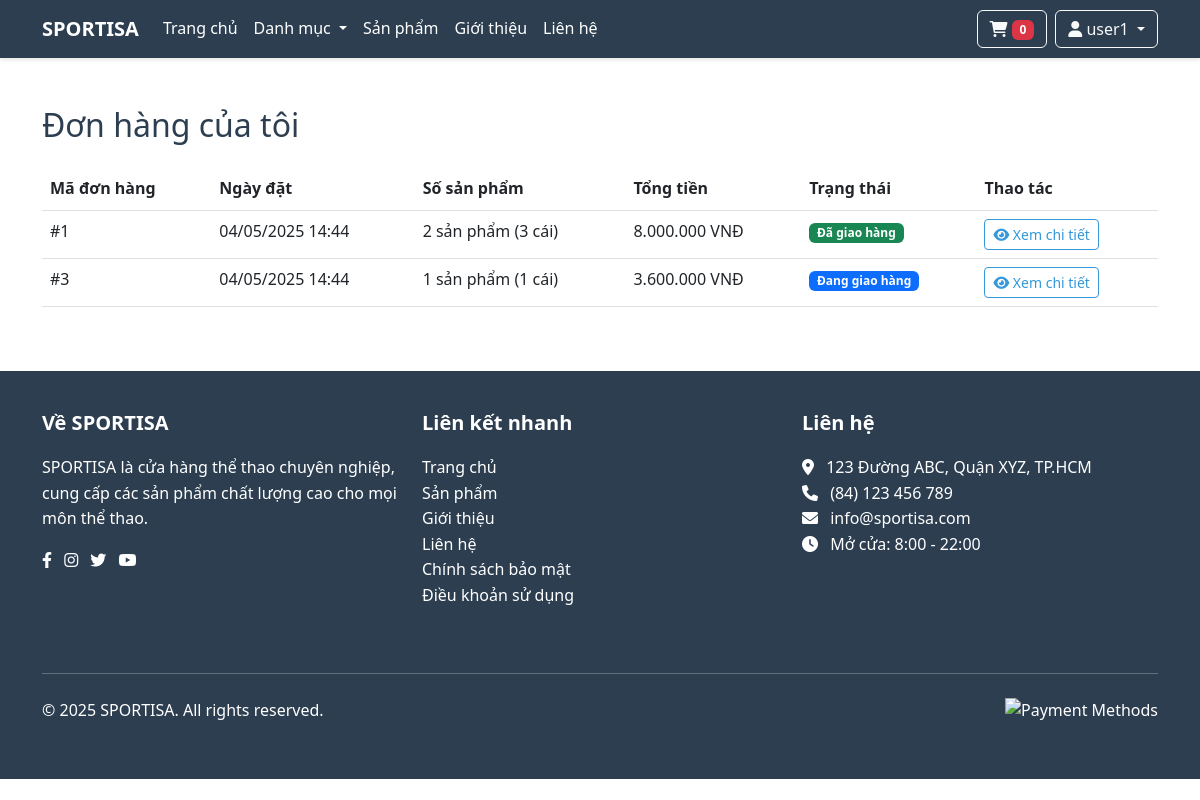
Page /orders.php (signed in) on the committed database.
### tables this page shows
CREATE TABLE orders (
    id INT PRIMARY KEY AUTO_INCREMENT,
    user_id INT NOT NULL,
    total_amount DECIMAL(10,2) NOT NULL,
    shipping_address TEXT NOT NULL,
    shipping_phone VARCHAR(20) NOT NULL,
    shipping_name VARCHAR(100) NOT NULL,
    payment_method ENUM('cod', 'bank_transfer', 'credit_card') NOT NULL,
    status ENUM('pending', 'processing', 'shipped', 'delivered', 'cancelled') DEFAULT 'pending',
    notes TEXT,
    created_at TIMESTAMP DEFAULT CURRENT_TIMESTAMP,
    updated_at TIMESTAMP DEFAULT CURRENT_TIMESTAMP ON UPDATE CURRENT_TIMESTAMP,
    FOREIGN KEY (user_id) REFERENCES users(id)
);

### orders.php (the view, shortened to what this page needs)
<?php
include 'config/database.php';
$query = "SELECT o.*,
          (SELECT COUNT(*) FROM order_items WHERE order_id = o.id) as item_count,
          (SELECT SUM(quantity) FROM order_items WHERE order_id = o.id) as total_quantity
          FROM orders o
          WHERE o.user_id = ?
          ORDER BY o.created_at DESC";
$stmt = $conn->prepare($query);
$stmt->execute([$_SESSION['user_id']]);
$orders = $stmt->fetchAll(PDO::FETCH_ASSOC);
?>
<!DOCTYPE html>
<html lang="vi">
<head>
    <link href="https://cdn.jsdelivr.net/npm/bootstrap@5.3.0/dist/css/bootstrap.min.css" rel="stylesheet">
    <link href="https://cdnjs.cloudflare.com/ajax/libs/font-awesome/6.0.0/css/all.min.css" rel="stylesheet">
    <link href="css/style.css" rel="stylesheet">
</head>
<body>
    <?php include 'includes/header.php'; ?>
    <div class="container py-5">
        <h2 class="mb-4">Đơn hàng của tôi</h2>
        <?php if (empty($orders)): ?>
            <div class="alert alert-info">
                Bạn chưa có đơn hàng nào. <a href="index.php">Tiếp tục mua sắm</a>
            </div>
        <?php else: ?>
            <div class="table-responsive">
                <table class="table table-hover">
                    <thead>
                        <tr>
                            <th>Mã đơn hàng</th>
                            <th>Ngày đặt</th>
                            <th>Số sản phẩm</th>
                            <th>Tổng tiền</th>
                            <th>Trạng thái</th>
                            <th>Thao tác</th>
                        </tr>
                    </thead>
                    <tbody>
                        <?php foreach ($orders as $order): ?>
                            <tr>
                                <td>#<?php echo $order['id']; ?></td>
                                <td><?php echo date('d/m/Y H:i', strtotime($order['created_at'])); ?></td>
                                <td>
                                    <?php echo $order['item_count']; ?> sản phẩm
                                    (<?php echo $order['total_quantity']; ?> cái)
                                </td>
                                <td><?php echo number_format($order['total_amount'], 0, ',', '.'); ?> VNĐ</td>
                                <td>
                                    <?php
                                    $status_class = '';
                                    switch ($order['status']) {
                                        case 'shipped':
                                            $status_class = 'primary';
                                            $status_text = 'Đang giao hàng';
                                            break;
                                        case 'delivered':
                                            $status_class = 'success';
                                            $status_text = 'Đã giao hàng';
                                            break;
                                    }
                                    ?>
                                    <span class="badge bg-<?php echo $status_class; ?>">
                                        <?php echo $status_text; ?>
                                    </span>
                                </td>
                                <td>
                                    <a href="order_detail.php?id=<?php echo $order['id']; ?>" class="btn btn-sm btn-outline-primary">
                                        <i class="fas fa-eye"></i> Xem chi tiết
                                    </a>
                                </td>
                            </tr>
                        <?php endforeach; ?>
                    </tbody>
                </table>
            </div>
        <?php endif; ?>
    </div>
    <?php include 'includes/footer.php'; ?>
</body>
</html>

### css/style.css (style rules this page uses)
:root { --primary-color: #2c3e50; --secondary-color: #3498db; --accent-color: #e74c3c; --light-color: #ecf0f1; --dark-color: #2c3e50; }
body { font-family: 'Segoe UI', Tahoma, Geneva, Verdana, sans-serif; line-height: 1.6; color: var(--dark-color); }
.btn-outline-primary { color: var(--secondary-color); border-color: var(--secondary-color); transition: all 0.3s; }

### rows in the picture
orders: id "1", created_at "04/05/2025 14:44", item_count "2", total_quantity "3", total_amount "8.000.000", status "Đã giao hàng"
orders: id "3", created_at "04/05/2025 14:44", item_count "1", total_quantity "1", total_amount "3.600.000", status "Đang giao hàng"

### other values in the picture
$_SESSION['username'] "user1"
